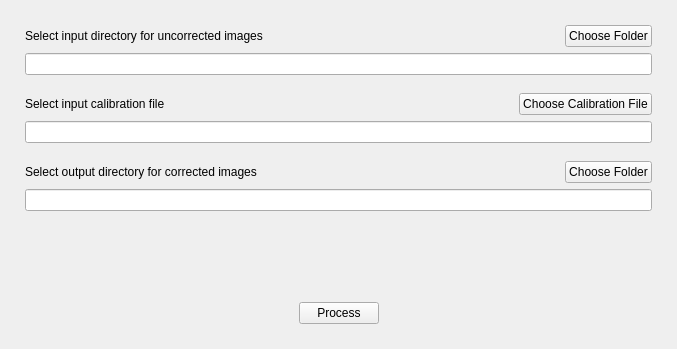
<?xml version="1.0" encoding="UTF-8"?>
<ui version="4.0">
 <class>MainWindow</class>
 <widget class="QMainWindow" name="MainWindow">
  <property name="geometry">
   <rect>
    <x>0</x>
    <y>0</y>
    <width>677</width>
    <height>349</height>
   </rect>
  </property>
  <property name="windowTitle">
   <string>MainWindow</string>
  </property>
  <widget class="QWidget" name="centralwidget">
   <layout class="QVBoxLayout" name="verticalLayout">
    <property name="leftMargin">
     <number>25</number>
    </property>
    <property name="topMargin">
     <number>25</number>
    </property>
    <property name="rightMargin">
     <number>25</number>
    </property>
    <property name="bottomMargin">
     <number>25</number>
    </property>
    <item>
     <layout class="QHBoxLayout" name="horizontalLayout">
      <item>
       <widget class="QLabel" name="label">
        <property name="text">
         <string>Select input directory for uncorrected images</string>
        </property>
       </widget>
      </item>
      <item>
       <spacer name="horizontalSpacer">
        <property name="orientation">
         <enum>Qt::Horizontal</enum>
        </property>
        <property name="sizeHint" stdset="0">
         <size>
          <width>40</width>
          <height>20</height>
         </size>
        </property>
       </spacer>
      </item>
      <item>
       <widget class="QPushButton" name="pushButtonInputFolder">
        <property name="text">
         <string>Choose Folder</string>
        </property>
       </widget>
      </item>
     </layout>
    </item>
    <item>
     <widget class="QLineEdit" name="lineEditInputFolder"/>
    </item>
    <item>
     <spacer name="verticalSpacer">
      <property name="orientation">
       <enum>Qt::Vertical</enum>
      </property>
      <property name="sizeType">
       <enum>QSizePolicy::Fixed</enum>
      </property>
      <property name="sizeHint" stdset="0">
       <size>
        <width>20</width>
        <height>12</height>
       </size>
      </property>
     </spacer>
    </item>
    <item>
     <layout class="QHBoxLayout" name="horizontalLayout_3">
      <item>
       <widget class="QLabel" name="label_2">
        <property name="text">
         <string>Select input calibration file</string>
        </property>
       </widget>
      </item>
      <item>
       <spacer name="horizontalSpacer_4">
        <property name="orientation">
         <enum>Qt::Horizontal</enum>
        </property>
        <property name="sizeHint" stdset="0">
         <size>
          <width>40</width>
          <height>20</height>
         </size>
        </property>
       </spacer>
      </item>
      <item>
       <widget class="QPushButton" name="pushButtonCalibrationFile">
        <property name="text">
         <string>Choose Calibration File</string>
        </property>
       </widget>
      </item>
     </layout>
    </item>
    <item>
     <widget class="QLineEdit" name="lineEditCalibrationFile"/>
    </item>
    <item>
     <spacer name="verticalSpacer_3">
      <property name="orientation">
       <enum>Qt::Vertical</enum>
      </property>
      <property name="sizeType">
       <enum>QSizePolicy::Fixed</enum>
      </property>
      <property name="sizeHint" stdset="0">
       <size>
        <width>20</width>
        <height>12</height>
       </size>
      </property>
     </spacer>
    </item>
    <item>
     <layout class="QHBoxLayout" name="horizontalLayout_4">
      <item>
       <widget class="QLabel" name="label_3">
        <property name="text">
         <string>Select output directory for corrected images</string>
        </property>
       </widget>
      </item>
      <item>
       <spacer name="horizontalSpacer_5">
        <property name="orientation">
         <enum>Qt::Horizontal</enum>
        </property>
        <property name="sizeHint" stdset="0">
         <size>
          <width>40</width>
          <height>20</height>
         </size>
        </property>
       </spacer>
      </item>
      <item>
       <widget class="QPushButton" name="pushButtonOutputFolder">
        <property name="text">
         <string>Choose Folder</string>
        </property>
       </widget>
      </item>
     </layout>
    </item>
    <item>
     <widget class="QLineEdit" name="lineEditOutputFolder"/>
    </item>
    <item>
     <spacer name="verticalSpacer_2">
      <property name="orientation">
       <enum>Qt::Vertical</enum>
      </property>
      <property name="sizeType">
       <enum>QSizePolicy::MinimumExpanding</enum>
      </property>
      <property name="sizeHint" stdset="0">
       <size>
        <width>20</width>
        <height>15</height>
       </size>
      </property>
     </spacer>
    </item>
    <item>
     <widget class="QLabel" name="labelMessage">
      <property name="text">
       <string/>
      </property>
      <property name="alignment">
       <set>Qt::AlignCenter</set>
      </property>
     </widget>
    </item>
    <item>
     <layout class="QHBoxLayout" name="horizontalLayout_2">
      <item>
       <spacer name="horizontalSpacer_2">
        <property name="orientation">
         <enum>Qt::Horizontal</enum>
        </property>
        <property name="sizeHint" stdset="0">
         <size>
          <width>40</width>
          <height>20</height>
         </size>
        </property>
       </spacer>
      </item>
      <item>
       <widget class="QPushButton" name="pushButtonGo">
        <property name="text">
         <string>Process</string>
        </property>
       </widget>
      </item>
      <item>
       <spacer name="horizontalSpacer_3">
        <property name="orientation">
         <enum>Qt::Horizontal</enum>
        </property>
        <property name="sizeHint" stdset="0">
         <size>
          <width>40</width>
          <height>20</height>
         </size>
        </property>
       </spacer>
      </item>
     </layout>
    </item>
   </layout>
  </widget>
 </widget>
 <resources/>
 <connections>
  <connection>
   <sender>lineEditInputFolder</sender>
   <signal>textChanged(QString)</signal>
   <receiver>MainWindow</receiver>
   <slot>UpdateWidgets()</slot>
   <hints>
    <hint type="sourcelabel">
     <x>368</x>
     <y>71</y>
    </hint>
    <hint type="destinationlabel">
     <x>514</x>
     <y>380</y>
    </hint>
   </hints>
  </connection>
  <connection>
   <sender>lineEditCalibrationFile</sender>
   <signal>textChanged(QString)</signal>
   <receiver>MainWindow</receiver>
   <slot>UpdateWidgets()</slot>
   <hints>
    <hint type="sourcelabel">
     <x>442</x>
     <y>145</y>
    </hint>
    <hint type="destinationlabel">
     <x>511</x>
     <y>424</y>
    </hint>
   </hints>
  </connection>
  <connection>
   <sender>lineEditOutputFolder</sender>
   <signal>textChanged(QString)</signal>
   <receiver>MainWindow</receiver>
   <slot>UpdateWidgets()</slot>
   <hints>
    <hint type="sourcelabel">
     <x>531</x>
     <y>236</y>
    </hint>
    <hint type="destinationlabel">
     <x>567</x>
     <y>501</y>
    </hint>
   </hints>
  </connection>
  <connection>
   <sender>pushButtonGo</sender>
   <signal>clicked()</signal>
   <receiver>MainWindow</receiver>
   <slot>OnButtonProcess()</slot>
   <hints>
    <hint type="sourcelabel">
     <x>329</x>
     <y>312</y>
    </hint>
    <hint type="destinationlabel">
     <x>327</x>
     <y>557</y>
    </hint>
   </hints>
  </connection>
  <connection>
   <sender>pushButtonInputFolder</sender>
   <signal>clicked()</signal>
   <receiver>MainWindow</receiver>
   <slot>OnButtonInputFolder()</slot>
   <hints>
    <hint type="sourcelabel">
     <x>599</x>
     <y>36</y>
    </hint>
    <hint type="destinationlabel">
     <x>848</x>
     <y>35</y>
    </hint>
   </hints>
  </connection>
  <connection>
   <sender>pushButtonCalibrationFile</sender>
   <signal>clicked()</signal>
   <receiver>MainWindow</receiver>
   <slot>OnButtonCalibrationFile()</slot>
   <hints>
    <hint type="sourcelabel">
     <x>642</x>
     <y>117</y>
    </hint>
    <hint type="destinationlabel">
     <x>830</x>
     <y>121</y>
    </hint>
   </hints>
  </connection>
  <connection>
   <sender>pushButtonOutputFolder</sender>
   <signal>clicked()</signal>
   <receiver>MainWindow</receiver>
   <slot>OnButtonOutputFolder()</slot>
   <hints>
    <hint type="sourcelabel">
     <x>626</x>
     <y>202</y>
    </hint>
    <hint type="destinationlabel">
     <x>844</x>
     <y>211</y>
    </hint>
   </hints>
  </connection>
 </connections>
 <slots>
  <slot>UpdateWidgets()</slot>
  <slot>OnButtonProcess()</slot>
  <slot>OnButtonOutputFolder()</slot>
  <slot>OnButtonInputFolder()</slot>
  <slot>OnButtonCalibrationFile()</slot>
 </slots>
</ui>
